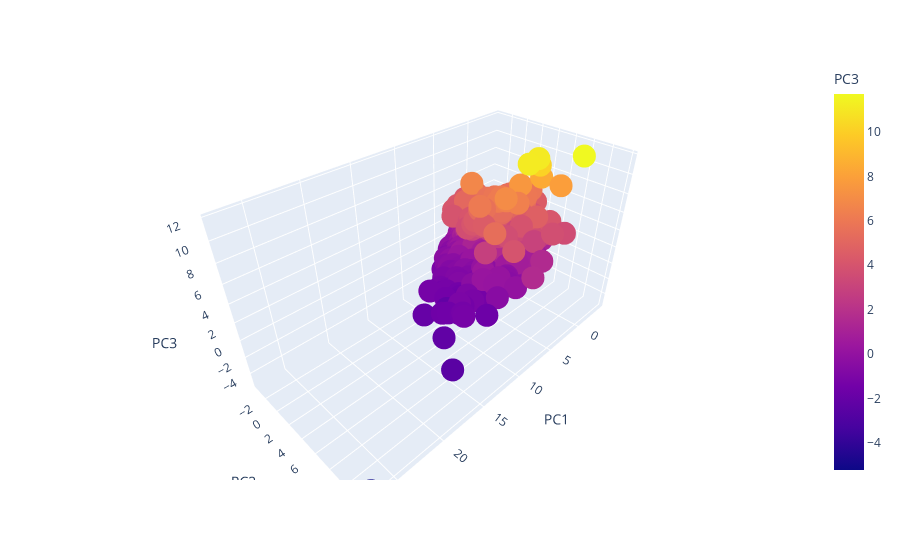

Write notebook code for a chart like this one.
### Code cell
px.scatter_3d(pca_df, x='PC1', y='PC2', z='PC3',color='PC3')

### Figure 1 — Plotly figure (JSON) as saved in the notebook; plotly's stock layout.template omitted (floating-point values rounded to 4 significant figures; data arrays with more than 128 entries replaced by an {"elided": "..."} marker saying what was removed)
{"data": [{"hovertemplate": "PC1=%{x}<br>PC2=%{y}<br>PC3=%{marker.color}<extra></extra>", "legendgroup": "", "marker": {"color": {"elided": "7486 float values"}, "coloraxis": "coloraxis", "symbol": "circle"}, "mode": "markers", "name": "", "scene": "scene", "showlegend": false, "type": "scatter3d", "x": {"elided": "7486 float values"}, "y": {"elided": "7486 float values"}, "z": {"elided": "7486 float values"}}], "layout": {"coloraxis": {"colorbar": {"title": {"text": "PC3"}}, "colorscale": [[0, "#0d0887"], [0.1111, "#46039f"], [0.2222, "#7201a8"], [0.3333, "#9c179e"], [0.4444, "#bd3786"], [0.5556, "#d8576b"], [0.6667, "#ed7953"], [0.7778, "#fb9f3a"], [0.8889, "#fdca26"], [1, "#f0f921"]]}, "legend": {"tracegroupgap": 0}, "margin": {"t": 60}, "scene": {"domain": {"x": [0, 1], "y": [0, 1]}, "xaxis": {"title": {"text": "PC1"}}, "yaxis": {"title": {"text": "PC2"}}, "zaxis": {"title": {"text": "PC3"}}}}}
